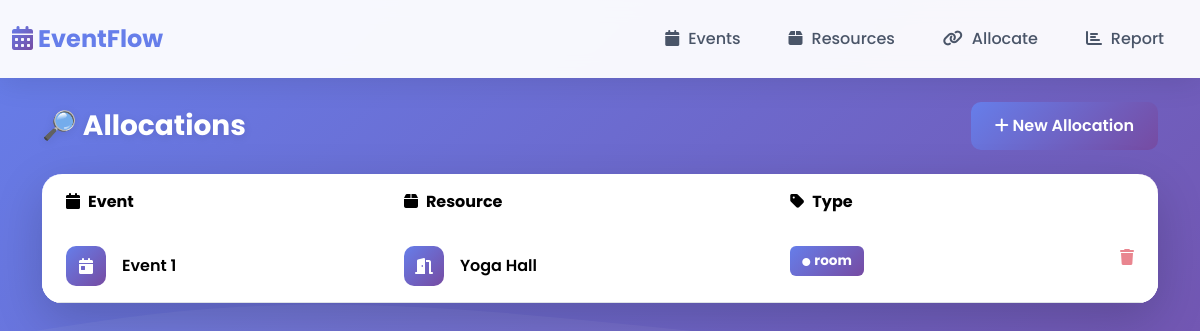
The page /allocations on the database its author committed.
### models/allocation.py (models this page shows)
class EventResourceAllocation(db.Model):
    __tablename__ = "event_resource_allocations"
    allocation_id = db.Column(db.Integer, primary_key=True)
    event_id = db.Column(db.Integer, db.ForeignKey("events.event_id"), nullable=False)
    resource_id = db.Column(db.Integer, db.ForeignKey("resources.resource_id"), nullable=False)
    is_active = db.Column(db.Boolean, default=True)
    event = db.relationship("Event", back_populates="allocations")
    resource = db.relationship("Resource", back_populates="allocations")

### models/event.py (models this page shows)
class Event(db.Model):
    __tablename__ = "events"
    event_id = db.Column(db.Integer, primary_key=True)
    title = db.Column(db.String(100), nullable=False)
    start_time = db.Column(db.DateTime, nullable=False)
    end_time = db.Column(db.DateTime, nullable=False)
    description = db.Column(db.Text)
    allocations = db.relationship(
        "EventResourceAllocation",
        back_populates="event",
        cascade="all, delete-orphan"
    )

### models/resource.py (models this page shows)
class Resource(db.Model):
    __tablename__ = "resources"
    resource_id = db.Column(db.Integer, primary_key=True)
    resource_name = db.Column(db.String(100), nullable=False)
    resource_type = db.Column(db.String(50), nullable=False)
    allocations = db.relationship(
        "EventResourceAllocation",
        back_populates="resource",
        cascade="all, delete-orphan"
    )

### app.py (the view)
    @app.route("/allocations")
    def view_allocations():
        cleanup_expired_allocations()
        allocations = EventResourceAllocation.query.filter_by(is_active=True).all()
        return render_template("allocations.html", allocations=allocations)

### templates/allocations.html (shortened to what this page needs)
{% extends "base.html" %}
{% block content %}
<div class="d-flex justify-content-between align-items-center mb-4">
    <h3 class="mb-0">🔎 Allocations</h3>
    <a href="/allocate" class="btn btn-primary">
        <i class="fa-solid fa-plus"></i> New Allocation
    </a>
</div>
{% if allocations %}
<div class="card shadow-lg">
    <div class="card-body p-0">
        <div class="table-responsive">
            <table class="table table-hover mb-0">
                <thead style="background: linear-gradient(135deg, #667eea 0%, #764ba2 100%); color: white;">
                    <tr>
                        <th class="py-3 px-4" style="border: none;">
                            <i class="fa-solid fa-calendar me-2"></i>Event
                        </th>
                        <th class="py-3 px-4" style="border: none;">
                            <i class="fa-solid fa-box me-2"></i>Resource
                        </th>
                        <th class="py-3 px-4" style="border: none;">
                            <i class="fa-solid fa-tag me-2"></i>Type
                        </th>
                        <th class="py-3 px-4" style="border: none;"></th>
                    </tr>
                </thead>
                <tbody>
                    {% for a in allocations %}
                    <tr style="transition: all 0.2s ease;">
                        <td class="py-3 px-4">
                            <div class="d-flex align-items-center">
                                <div class="me-3" style="width: 40px; height: 40px; border-radius: 10px; background: linear-gradient(135deg, #667eea 0%, #764ba2 100%); display: flex; align-items: center; justify-content: center;">
                                    <i class="fa-solid fa-calendar-day" style="color: white;"></i>
                                </div>
                                <div>
                                    <div class="fw-semibold">{{ a.event.title }}</div>
                                </div>
                            </div>
                        </td>
                        <td class="py-3 px-4">
                            <div class="d-flex align-items-center">
                                <div class="me-3" style="width: 40px; height: 40px; border-radius: 10px; background: {% if a.resource.resource_type == 'room' %}linear-gradient(135deg, #667eea 0%, #764ba2 100%){% elif a.resource.resource_type == 'instructor' %}linear-gradient(135deg, #48bb78 0%, #38a169 100%){% else %}linear-gradient(135deg, #ed8936 0%, #dd6b20 100%){% endif %}; display: flex; align-items: center; justify-content: center;">
                                    <i class="fa-solid {% if a.resource.resource_type == 'room' %}fa-door-open{% elif a.resource.resource_type == 'instructor' %}fa-user-tie{% else %}fa-wrench{% endif %}" style="color: white;"></i>
                                </div>
                                <div>
                                    <div class="fw-semibold">{{ a.resource.resource_name }}</div>
                                </div>
                            </div>
                        </td>
                        <td class="py-3 px-4">
                            <span class="badge" style="background: {% if a.resource.resource_type == 'room' %}linear-gradient(135deg, #667eea 0%, #764ba2 100%){% elif a.resource.resource_type == 'instructor' %}linear-gradient(135deg, #48bb78 0%, #38a169 100%){% else %}linear-gradient(135deg, #ed8936 0%, #dd6b20 100%){% endif %}; padding: 0.5rem 0.75rem; font-size: 0.85rem;">
                                <i class="fa-solid fa-circle me-1" style="font-size: 0.5rem;"></i>{{ a.resource.resource_type }}
                            </span>
                        </td>
                        <td class="py-3 px-4 text-end">
                            <a href="/allocations/delete/{{ a.allocation_id }}"
                               onclick="return confirm('Remove this allocation?');"
                               style="color:#dc3545; opacity:0.6;">
                                <i class="fa-solid fa-trash"></i>
                            </a>
                        </td>
                    </tr>
                    {% endfor %}
                </tbody>
            </table>
        </div>
    </div>
</div>
{% endif %}
{% endblock %}

### templates/base.html (style rules this page uses)
* { margin: 0; padding: 0; box-sizing: border-box; }
body { background: linear-gradient(135deg, #667eea 0%, #764ba2 100%); min-height: 100vh; font-family: 'Poppins', sans-serif; position: relative; }
body::before { content: ''; position: fixed; top: 0; left: 0; width: 100%; height: 100%; background-size: cover; background-position: bottom; pointer-events: none; z-index: 0; }
.card { background: rgba(255, 255, 255, 0.95); border: none; border-radius: 20px; box-shadow: 0 10px 40px rgba(0, 0, 0, 0.1); transition: all 0.3s ease; overflow: hidden; }
.card-body { padding: 2rem; }
.btn { padding: 0.75rem 1.5rem; border-radius: 10px; font-weight: 600; transition: all 0.3s ease; border: none; position: relative; overflow: hidden; }
.btn::before { content: ''; position: absolute; top: 0; left: -100%; width: 100%; height: 100%; background: rgba(255, 255, 255, 0.2); transition: left 0.3s ease; }
.btn-primary { background: linear-gradient(135deg, #667eea 0%, #764ba2 100%); }
.table { background: white; border-radius: 15px; overflow: hidden; box-shadow: 0 5px 20px rgba(0, 0, 0, 0.05); }
h3 { color: white; font-weight: 700; text-shadow: 0 2px 10px rgba(0, 0, 0, 0.1); }

### rows shown on the page
EventResourceAllocation: event "Event 1", resource.resource_name "Yoga Hall", resource.resource_type "room"
